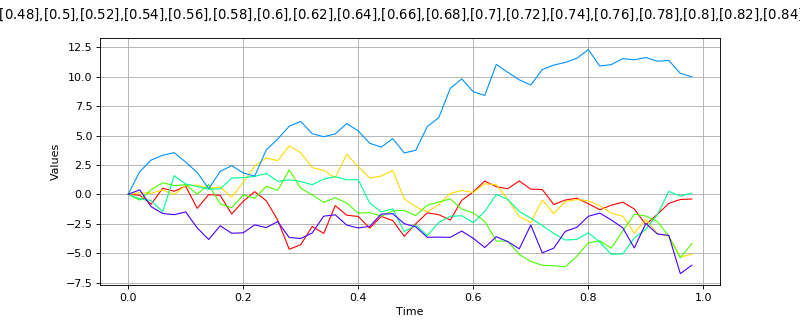

Generate this figure with Python:
import openturns as ot
from matplotlib import pyplot as plt
from openturns.viewer import View
if ot.RandomWalk().__class__.__name__ == 'Process':
    # default to Gaussian for the interface class
    process = ot.GaussianProcess()
else:
    process = ot.RandomWalk()
process.setTimeGrid(ot.RegularGrid(0.0, 0.02, 50))
process.setDescription(['$x$'])
sample = process.getSample(6)
sample_graph = sample.drawMarginal(0)
sample_graph.setTitle(str(process))

fig = plt.figure(figsize=(10, 4))
sample_axis = fig.add_subplot(111)
View(sample_graph, figure=fig, axes=[sample_axis], add_legend=False)
